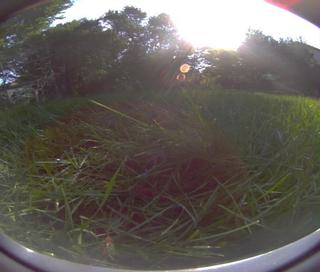
#> input picture utils/allwinner/calibration_dataset/1_5945104884.jpg, 320 x 272 px, given as the content of the folder /data_SSD2/datasets/segstereo/20260408/images, which was not available
$ python vis_seg_labels_to_images_show.py
#> lines starting #> are read from the running program, lines starting #| are printed output that depends on the picture; after the words box and inside, x2 and y2 are one past the last pixel; in counts of white or black regions, pixels touching at a corner belong together; pictures that were not available may be replaced by others from this repository, and a replacement may not be noted
#!/usr/bin/env python3
# Copyright (c) OpenMMLab. All rights reserved.
"""将 ``images`` 与 ``labels`` 拼成「原图 | 彩色 GT | 叠加」保存到 ``images_show``。

默认调色板与 ``LDPerceptionSegDataset.PALETTE``（RGB）及 grass 四分类一致；255 为 ignore，显示为灰色。
"""

from __future__ import annotations

import argparse
import os
import os.path as osp

import cv2
import numpy as np

# 与 mmseg/datasets/ld_perception_seg_dataset.py PALETTE 一致（RGB）
_PALETTE_RGB = np.asarray(
    [
        [128, 0, 128],
        [0, 255, 0],
        [0, 255, 255],
        [0, 0, 255],
    ],
    dtype=np.uint8,
)


def _label_to_color_bgr(lab: np.ndarray, num_classes: int, pal_rgb: np.ndarray) -> np.ndarray:
    k = pal_rgb.shape[0]
    out = np.zeros((*lab.shape, 3), dtype=np.uint8)
    for c in range(min(num_classes, k)):
        m = lab == c
        if not np.any(m):
            continue
        bgr = cv2.cvtColor(pal_rgb[c : c + 1, None, :], cv2.COLOR_RGB2BGR)[0, 0]
        out[m] = bgr
    m255 = lab == 255
    if np.any(m255):
        out[m255] = (64, 64, 64)
    return out


def _hstack_panels(panels: list, sep_w: int) -> np.ndarray:
    oh = panels[0].shape[0]
    if sep_w <= 0:
        return np.hstack(panels)
    sep = np.full((oh, sep_w, 3), 255, dtype=np.uint8)
    out = panels[0]
    for p in panels[1:]:
        out = np.hstack([out, sep, p])
    return out


def main():
    parser = argparse.ArgumentParser(
        description='images + labels -> images_show 拼图可视化')
    parser.add_argument(
        '--base',
        type=str,
        default='/data_SSD2/datasets/segstereo/20260408',
        help='含 images/、labels/ 的数据目录')
    parser.add_argument(
        '--out-subdir',
        type=str,
        default='images_show',
        help='输出子目录名（在 base 下）')
    parser.add_argument(
        '--overlay-alpha',
        type=float,
        default=0.5,
        help='叠加列：彩色 GT 权重（默认 0.5）')
    parser.add_argument(
        '--sep',
        type=int,
        default=4,
        help='列间白边宽度，0 表示无')
    parser.add_argument(
        '--num-classes',
        type=int,
        default=4,
        help='语义类别数（与标注 0~C-1 一致）')
    args = parser.parse_args()

    base = osp.abspath(osp.expanduser(args.base))
    img_dir = osp.join(base, 'images')
    lab_dir = osp.join(base, 'labels')
    out_dir = osp.join(base, args.out_subdir.strip() or 'images_show')
    os.makedirs(out_dir, exist_ok=True)

    pal = _PALETTE_RGB[: args.num_classes]
    alpha = float(np.clip(args.overlay_alpha, 0.0, 1.0))
    sep = max(0, int(args.sep))

    exts = ('.jpg', '.jpeg', '.png', '.JPG', '.JPEG', '.PNG', '.bmp')
    files = sorted(
        f for f in os.listdir(img_dir)
        if f.lower().endswith(exts))
    n_ok = 0
    for fn in files:
        stem = osp.splitext(fn)[0]
        ip = osp.join(img_dir, fn)
        lp = osp.join(lab_dir, stem + '.png')
        if not osp.isfile(lp):
            print(f'跳过（无 label）: {fn}')
            continue
        bgr = cv2.imread(ip, cv2.IMREAD_COLOR)
#> bgr is the input picture: shape (272, 320, 3); mean B, G, R 90, 95.6, 100.6
        if bgr is None:
            print(f'跳过（读图失败）: {ip}')
            continue
        lab = cv2.imread(lp, cv2.IMREAD_UNCHANGED)
        if lab is None:
            print(f'跳过（读 label 失败）: {lp}')
            continue
        if lab.ndim == 3:
            lab = lab[:, :, 0]
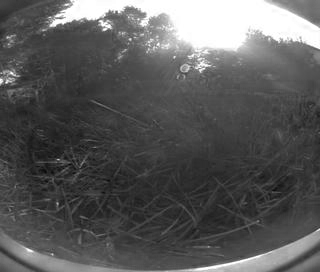
#> lab: shape (272, 320); min 7, max 255, mean 90
        if lab.shape[:2] != bgr.shape[:2]:
            lab = cv2.resize(
                lab,
                (bgr.shape[1], bgr.shape[0]),
                interpolation=cv2.INTER_NEAREST)
        color = _label_to_color_bgr(lab, args.num_classes, pal)
#> after the loop in _label_to_color_bgr, `for c in range(min(num_classes, k)):`: out: shape (272, 320, 3); every value is 0
#> in _label_to_color_bgr, `m255 = lab == 255`:
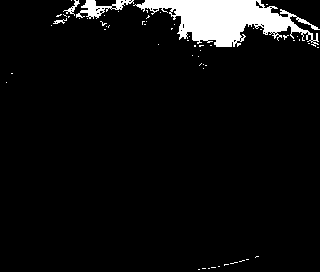
#> m255: shape (272, 320) bool; 5.9% white; 59 white regions (55 under 20 px), largest, box (x1, y1, x2, y2) and area: (133, 0, 320, 47) 4473, (76, 0, 134, 19) 418, (63, 0, 80, 16) 71, (53, 18, 67, 24) 35
#> in _label_to_color_bgr, `out[m255] = (64, 64, 64)`:
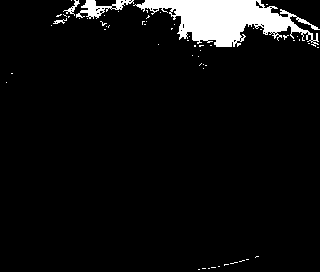
#> out: shape (272, 320, 3); values 0 (black) and 64 (white), 5.9% white; 59 white regions (55 under 20 px), largest, box (x1, y1, x2, y2) and area: (133, 0, 320, 47) 4473, (76, 0, 134, 19) 418, (63, 0, 80, 16) 71, (53, 18, 67, 24) 35
        blend = cv2.addWeighted(bgr, 1.0 - alpha, color, alpha, 0)
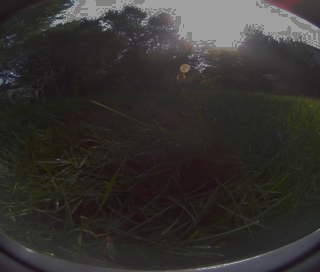
#> blend: shape (272, 320, 3); mean B, G, R 46.9, 49.7, 52.2
        strip = _hstack_panels([bgr, color, blend], sep)
#> the loop in _hstack_panels, `for p in panels[1:]:` made 2 passes
#> pass 1, in _hstack_panels, `out = np.hstack([out, sep, p])`:
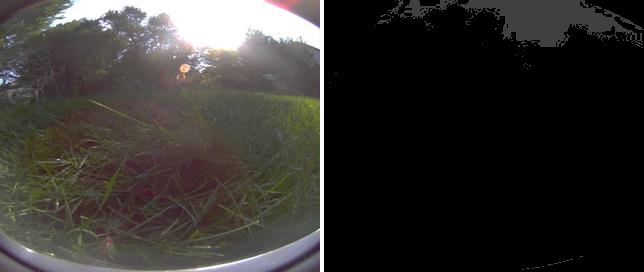
#> out: shape (272, 644, 3); mean B, G, R 48.2, 51, 53.5
#> pass 2, in _hstack_panels, `out = np.hstack([out, sep, p])`:
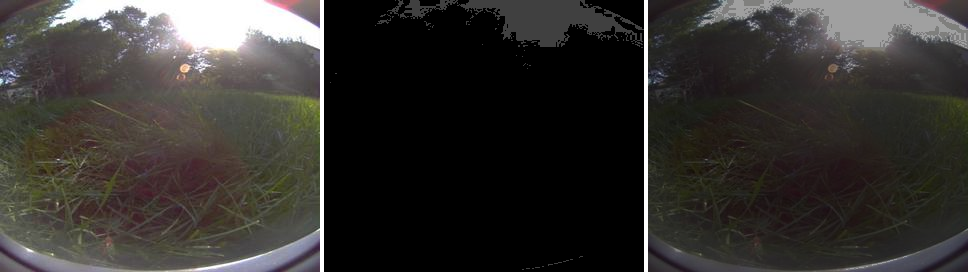
#> out: shape (272, 968, 3); mean B, G, R 48.6, 51.4, 53.9
        out_path = osp.join(out_dir, f'{stem}_vis.png')
        cv2.imwrite(out_path, strip)
        n_ok += 1

    print(f'完成：{n_ok} 张 -> {out_dir}')


if __name__ == '__main__':
    main()

$ run again, on utils/allwinner/calibration_dataset/2025-03-22-080819-617_fl.jpg
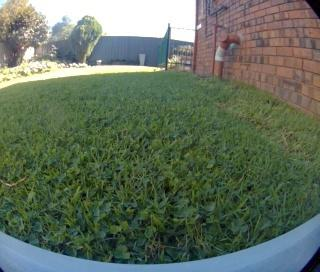
#> input picture utils/allwinner/calibration_dataset/2025-03-22-080819-617_fl.jpg, 320 x 272 px, given as the content of the folder /data_SSD2/datasets/segstereo/20260408/images, which was not available
#> in main, bgr is the input picture: shape (272, 320, 3); mean B, G, R 93.5, 111.2, 97.7
#> the loop in _label_to_color_bgr, `for c in range(min(num_classes, k)):` made 4 passes
#> pass 1, in _label_to_color_bgr, `m = lab == c`:
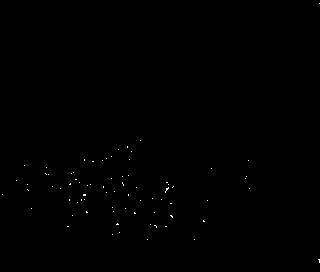
#> m: shape (272, 320) bool; 0.15% white in thin lines or dots
#> m255: shape (272, 320) bool; 3.9% white; 24 white regions (19 under 20 px), largest, box (x1, y1, x2, y2) and area: (96, 0, 195, 36) 2614, (38, 0, 80, 26) 558, (110, 32, 160, 37) 104, (177, 29, 194, 36) 47, (176, 37, 194, 42) 27
#> the loop in _hstack_panels, `for p in panels[1:]:` made 2 passes
#> pass 2, in _hstack_panels, `out = np.hstack([out, sep, p])`:
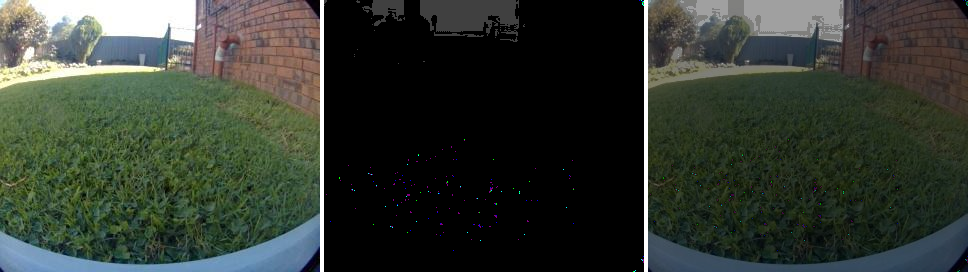
#> out: shape (272, 968, 3); mean B, G, R 49.9, 58.6, 51.9
